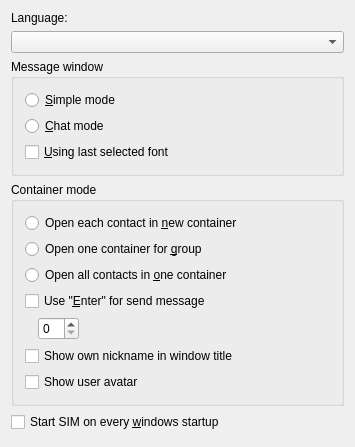
<?xml version="1.0" encoding="UTF-8"?>
<ui version="4.0">
 <class>Interface</class>
 <widget class="QWidget" name="Interface">
  <property name="geometry">
   <rect>
    <x>0</x>
    <y>0</y>
    <width>355</width>
    <height>447</height>
   </rect>
  </property>
  <property name="windowTitle">
   <string>Form1</string>
  </property>
  <layout class="QVBoxLayout">
   <property name="spacing">
    <number>6</number>
   </property>
   <property name="margin">
    <number>11</number>
   </property>
   <item>
    <widget class="QLabel" name="TextLabel1_2">
     <property name="text">
      <string>Language:</string>
     </property>
     <property name="wordWrap">
      <bool>false</bool>
     </property>
    </widget>
   </item>
   <item>
    <widget class="QComboBox" name="cmbLang">
     <property name="sizePolicy">
      <sizepolicy hsizetype="Expanding" vsizetype="Fixed">
       <horstretch>0</horstretch>
       <verstretch>0</verstretch>
      </sizepolicy>
     </property>
    </widget>
   </item>
   <item>
    <widget class="QGroupBox" name="grpMode">
     <property name="title">
      <string>Message window</string>
     </property>
     <layout class="QVBoxLayout">
      <property name="spacing">
       <number>6</number>
      </property>
      <property name="margin">
       <number>11</number>
      </property>
      <item>
       <widget class="QRadioButton" name="optSimple">
        <property name="text">
         <string>&amp;Simple mode</string>
        </property>
       </widget>
      </item>
      <item>
       <widget class="QRadioButton" name="optChat">
        <property name="text">
         <string>&amp;Chat mode</string>
        </property>
       </widget>
      </item>
      <item>
       <widget class="QCheckBox" name="chkSaveFont">
        <property name="text">
         <string>&amp;Using last selected font</string>
        </property>
       </widget>
      </item>
     </layout>
    </widget>
   </item>
   <item>
    <widget class="QGroupBox" name="grpContainer">
     <property name="title">
      <string>Container mode</string>
     </property>
     <layout class="QVBoxLayout">
      <property name="spacing">
       <number>6</number>
      </property>
      <property name="margin">
       <number>11</number>
      </property>
      <item>
       <widget class="QRadioButton" name="optNew">
        <property name="text">
         <string>Open each contact in &amp;new container</string>
        </property>
       </widget>
      </item>
      <item>
       <widget class="QRadioButton" name="optGroup">
        <property name="text">
         <string>Open one container for &amp;group</string>
        </property>
       </widget>
      </item>
      <item>
       <widget class="QRadioButton" name="optOne">
        <property name="text">
         <string>Open all contacts in &amp;one container</string>
        </property>
       </widget>
      </item>
      <item>
       <widget class="QCheckBox" name="chkEnter">
        <property name="text">
         <string>Use &quot;&amp;Enter&quot; for send message</string>
        </property>
       </widget>
      </item>
      <item>
       <layout class="QHBoxLayout">
        <property name="spacing">
         <number>6</number>
        </property>
        <property name="margin">
         <number>0</number>
        </property>
        <item>
         <widget class="QLabel" name="lblCopy1">
          <property name="text">
           <string/>
          </property>
          <property name="wordWrap">
           <bool>false</bool>
          </property>
         </widget>
        </item>
        <item>
         <widget class="QSpinBox" name="spnCopy">
          <property name="maximum">
           <number>20</number>
          </property>
         </widget>
        </item>
        <item>
         <widget class="QLabel" name="lblCopy2">
          <property name="sizePolicy">
           <sizepolicy hsizetype="Minimum" vsizetype="Minimum">
            <horstretch>0</horstretch>
            <verstretch>0</verstretch>
           </sizepolicy>
          </property>
          <property name="text">
           <string/>
          </property>
          <property name="wordWrap">
           <bool>false</bool>
          </property>
         </widget>
        </item>
        <item>
         <spacer name="Spacer2_2">
          <property name="orientation">
           <enum>Qt::Horizontal</enum>
          </property>
          <property name="sizeType">
           <enum>QSizePolicy::Expanding</enum>
          </property>
          <property name="sizeHint" stdset="0">
           <size>
            <width>20</width>
            <height>20</height>
           </size>
          </property>
         </spacer>
        </item>
       </layout>
      </item>
      <item>
       <widget class="QCheckBox" name="chkOwnerName">
        <property name="text">
         <string>Show own nickname in window title</string>
        </property>
       </widget>
      </item>
      <item>
       <widget class="QCheckBox" name="chkAvatar">
        <property name="text">
         <string>Show user avatar</string>
        </property>
       </widget>
      </item>
     </layout>
    </widget>
   </item>
   <item>
    <widget class="QCheckBox" name="chkStart">
     <property name="text">
      <string>Start SIM on every &amp;windows startup</string>
     </property>
    </widget>
   </item>
   <item>
    <spacer name="Spacer2">
     <property name="orientation">
      <enum>Qt::Vertical</enum>
     </property>
     <property name="sizeType">
      <enum>QSizePolicy::Expanding</enum>
     </property>
     <property name="sizeHint" stdset="0">
      <size>
       <width>20</width>
       <height>20</height>
      </size>
     </property>
    </spacer>
   </item>
  </layout>
 </widget>
 <resources/>
 <connections/>
 <slots>
  <slot>setSimpleMode(bool)</slot>
  <slot>setChatMode(bool)</slot>
  <slot>setOpenEachContactInContainer(bool)</slot>
  <slot>setOpenGroupInContainer(bool)</slot>
  <slot>setOpenAllContactsInOneContainer(bool)</slot>
 </slots>
</ui>
